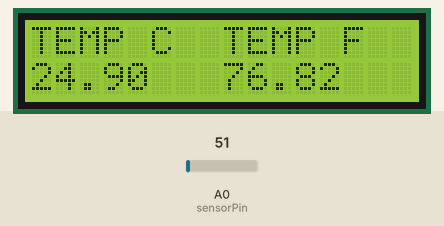
Recording of a sketch running on a simulated Arduino Uno, built with avr-gcc and run on an emulated ATmega328P. Shown: 16×2 character LCD. The test bench sets the inputs (shaded band); at power-on: A0 (sensorPin) = 51.

Above: at 1.2 s.
1.3 s: A0 (sensorPin) set to 61
At 2.5 s:
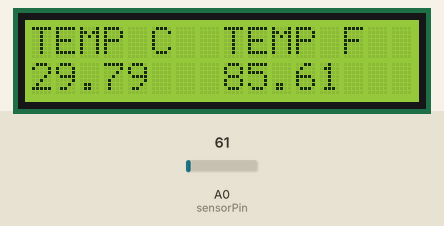
2.8 s: A0 (sensorPin) set to 71
At 3.4 s:
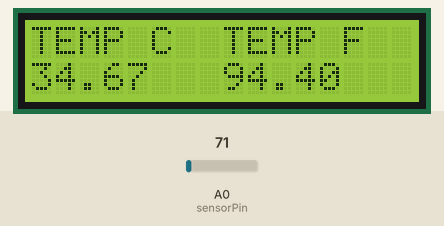
4.3 s: A0 (sensorPin) set to 86
At 5.5 s:
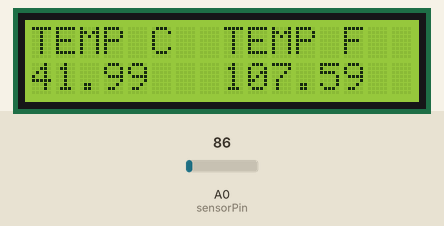
Timing chart, 0 to 7.3 s (numbered marks = the images above; inputs shaded):
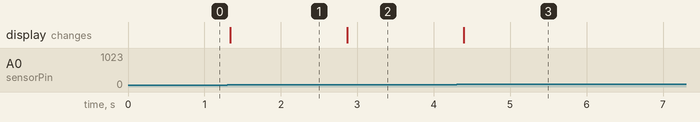

The sketch:

Termometro_con_visualizzazione_su_display.ino
```cpp
/*
Sketch di un termometro con LM35 e visualizzaione su LCD
di gradi centigradi e Fahrenheit con precisione al centesimo di grado.
Pier Calderan - Luglio 2013
*/

#include <LiquidCrystal.h>
LiquidCrystal lcd(11, 10, 6, 5, 4, 2);

int sensorPin = 0;

void setup() {
lcd.begin(16, 2); }

void loop() {
//funzione di lettura del sensore e conversione in gradi centigradi
int sensorValue = analogRead(sensorPin);
float voltage = sensorValue * 5.0;
voltage /= 1024.0;
float temperature = voltage * 100 ;

lcd.setCursor(0, 0);
lcd.print("TEMP C  TEMP F");
lcd.setCursor(0, 1);
lcd.print(temperature); // temperature in gradi centigradi
float temperatureF = (temperature * 9.0 / 5.0) + 32.0;  // conversione in gradi Fahrenheit
lcd.setCursor(8, 1);
lcd.print(temperatureF); // temperature in gradi Fahrenheit

delay(250); // ritardo di 250 millisecondi
}
```

Measured:
- after the input at 1.3 s, the display: changes at once (image 1)
- after the input at 2.8 s, the display: changes after 0.07 s (image 2)
- after the input at 4.3 s, the display: changes after 0.09 s (image 3)
